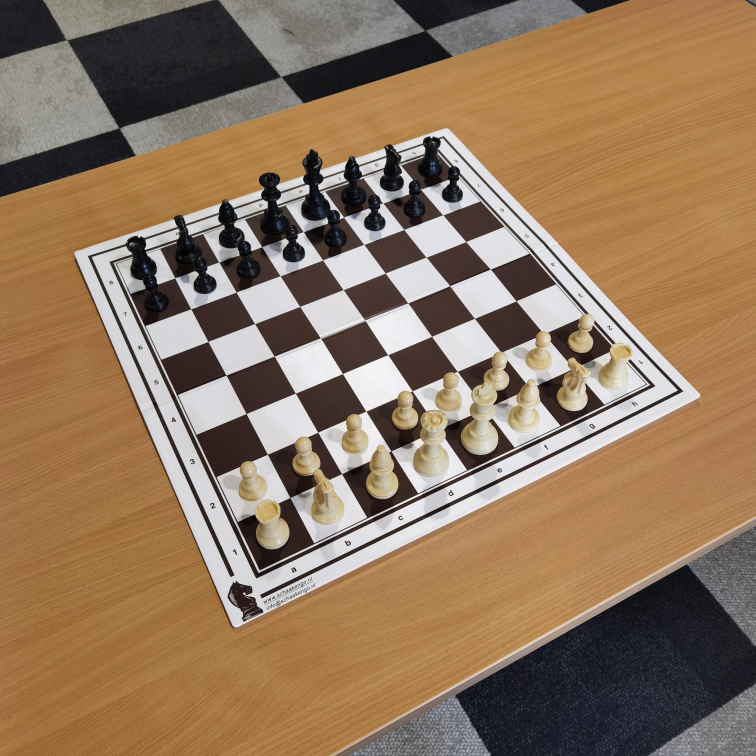
#> input picture data/image_0.jpg, 3024 x 3024 px (shown at 1/4 size)
$ jupyter execute --allow-errors main.ipynb
#> lines starting #> are read from the running program, lines starting #| are printed output that depends on the picture; after the words box and inside, x2 and y2 are one past the last pixel; in counts of white or black regions, pixels touching at a corner belong together
### BoardDetector Lattice Points/CornerExtractor.py
import torch
import numpy as np
from matplotlib import pyplot as plt

import cv2

from skimage.metrics import structural_similarity as ssim


# Function to compute intersection of a line with image borders
# [115 lines left out: functions get_line_points, intersection_polar, cross_bin_intersections, line_cross_center, cluster, not called in this run]


square_size = 32


# [15 lines left out: functions getStructBoard, warp, not called in this run]


def reverseWarp(src_pts, dst_pts, newSize):
    image = getStructBoard()
    return warp(dst_pts, src_pts, image, newSize)


# [7 lines left out: function calc_error, not called in this run]

    # intersection = np.logical_and(edges, warpped).sum()
    # return -(2.0 * intersection) / (edges.sum() + warpped.sum())

    # return ssim(edges.numpy(), warpped, data_range=1)


class CornerExtractor:
    # [18 lines left out: function __init__, not called in this run]

    def checkImage(self):
        if (self.img is None):
            raise ValueError("Image Missing")

    def checkEdges(self):
        if (self.edges is None):
            self.detectEdges()

    def checkLines(self):
        if (self.lines is None):
            self.detectLines()

    def checkClustered(self):
        if (self.clustered_lines is None):
            self.compute_clusteredLines()

    def checkLineBins(self):
        if (self.line_bins is None):
            self.compute_line_bins()

    def checkIntersections(self):
        if (self.intersections is None):
            self.compute_intersections()

    def checkClusteredIntersections(self):
        if (self.clustered_interesections is None):
            self.compute_clustered_intersections()

    def checkIntercepts(self):
        if (self.intercepts is None):
            self.compute_intercepts()

    def checkSquareFiltered(self):
        if (self.square_filtered_bins is None):
            self.compute_filtered_bins()

    def checkCentrals(self):
        if (self.centrals is None):
            self.compute_cross_centrals()

    def checkOrientedCentrals(self):
        if (self.oriented_centrals is None):
            self.compute_orient()

    # [12 lines left out: function clear, not called in this run]

    def setImg(self, x):
        self.clear()
        self.img = x

    # [202 lines left out: functions detectEdges, detectLines, getImageSize, apply, interactivePlot, plotLinesGraph and 2 more, not called in this run]

    def clustered_interactivePlot(self):
        self.checkClustered()
        self.interactivePlot(self.clustered_lines)

    def clustered_plotLinesGraph(self, showGrid=False):
        self.checkClustered()
        self.plotLinesGraph(self.clustered_lines, showGrid=showGrid)

    def clustered_overlayLines(self):
        self.checkClustered()
        self.overlayLines(self.clustered_lines)

    # [280 lines left out: functions compute_line_bins, preview_bins, compute_intersections, overlayIntersections, compute_clustered_intersections, compute_intercepts and 4 more, not called in this run]

### BoardDetector Lattice Points/main.ipynb
[cell 1]
import torch
import numpy as np
from matplotlib import pyplot as plt
from PIL import Image
import cv2

import os

import importlib
import CornerExtractor
importlib.reload(CornerExtractor)

[cell 2]
CE = CornerExtractor.CornerExtractor()

[cell 3]
i = 1
# i = 10

[cell 4]
# image_file_path = "/home/mostafaelfaggal/ChessReD/Chess Recognition Dataset (ChessReD)_2_all/chessred2k/images/87/G087_IMG035.jpg"
# image_file_path = "data/image1.jpg"
image_file_path = "../data/image_0.jpg"
# image_file_path = f"data/data2/image{i}.jpg"

img = np.array(Image.open(image_file_path))
#> img is the input picture: shape (3024, 3024, 3); mean R, G, B 145.2, 119.4, 94.1

[cell 5]
# %%timeit

img_gray = cv2.cvtColor(img, cv2.COLOR_RGB2GRAY)
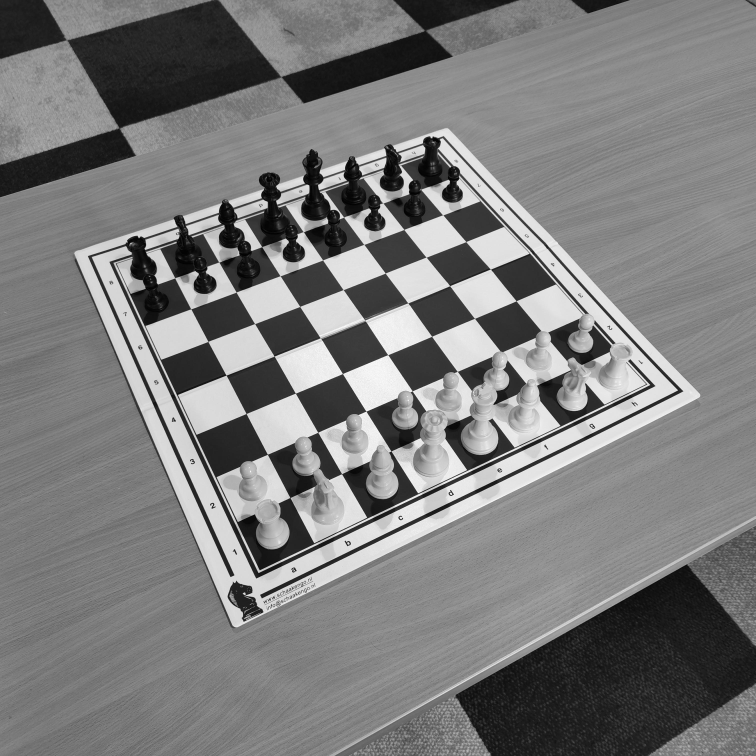
#> img_gray: shape (3024, 3024) (shown at 1/4 size); min 0, max 255, mean 124.2
# img_blur = cv2.GaussianBlur(img_gray, (3, 3), 1)
CE.setImg(img_gray)
#> (the rest of this cell did not finish here and is left out)

#> in detectEdges, `self.edges = cv2.Canny( self.img, self.EdgeThresholds[0], self.EdgeThr..`:
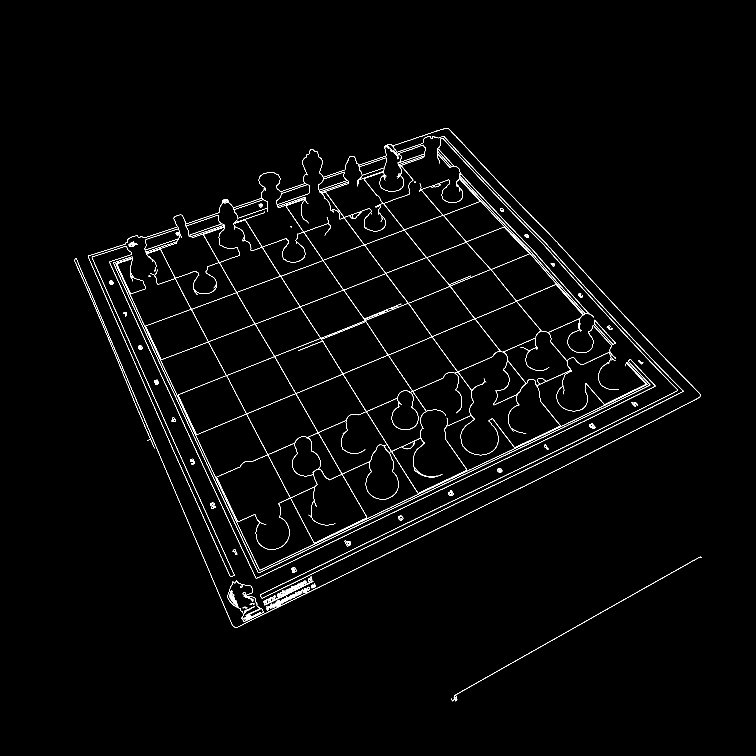
#> self.edges: shape (3024, 3024) (shown at 1/4 size); 0.97% white in thin lines or dots, all inside (x1, y1, x2, y2) = (298, 512, 2806, 2805)
#> in detectLines, `self.lines = cv2.HoughLines( self.edges, rho=self.LinesThresholds[0], ..`: self.lines = 99 rows, first 8: [2610, 1.12], [34.5, 2.71], [123, 2.74], [2595, 1.12], [27, 2.71], [-237, 2.62], [51, 2.71], [1575, 1.2]
#> (the call stopped at in detectLines, `self.lines = torch.tensor(self.lines).squeeze()`: torch is not available in this run)
#> in compute_clusteredLines, `lines = self.lines`: lines has the same summary as self.lines in detectLines
#> the loop in cluster, `for line in items:` made 1 pass
#> after the loop in cluster, `for line in items:`: grid = 0 items

[cell 6]
i += 1
i

[cell 7]
# CE.overlayIntersections(CE.compute_cross_centrals())
plt.imshow(CE.edges);
#> (the rest of this cell did not finish here and is left out)

#> (a cell that did not finish here is left out)

#> the loop in cluster (call 2), `for line in items:` made 1 pass
plt.imshow(CE.img);
# plt.imshow(CE.edges);
plt.imshow(img_warpped, cmap='Reds', alpha=img_warpped);
M, error

#> (a cell that did not finish here is left out)

#> (a cell that did not finish here is left out)

[cell 11]
resized_image = cv2.erode(cv2.dilate(cv2.resize(CE.edges, (640, 640)), np.ones((3,3)), iterations=2), np.ones((3,3)),iterations=1)/255
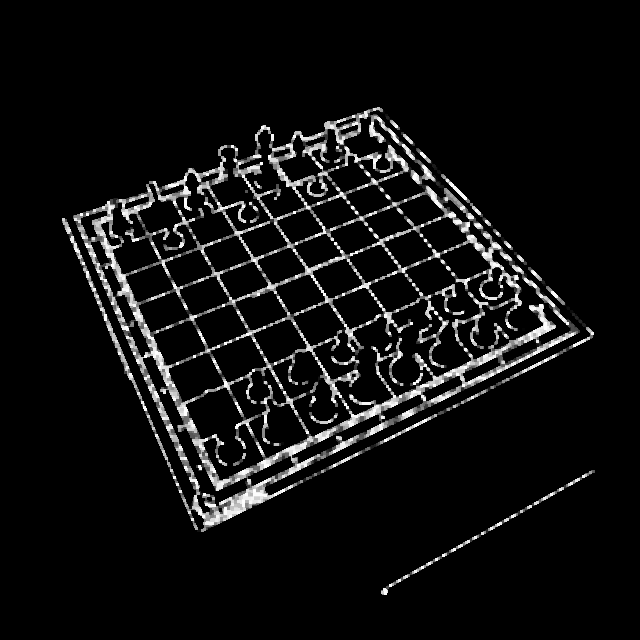
#> resized_image: shape (640, 640) float64; min 0, max 1, mean 0.0639
plt.imshow(resized_image);

[cell 12]
plt.imshow(img);

[cell 13]
plt.imshow(CE.img);

[cell 14]
plt.imshow(CE.edges);

#> (a cell that did not finish here is left out)

#> in plotLinesGraph, `lines = self.lines`: lines has the same summary as self.lines in detectLines

#> (a cell that did not finish here is left out)

#> in overlayLines, `lines = self.lines`: lines has the same summary as self.lines in detectLines
#> the loop in overlayLines, `for line in lines:` made 1 pass

[cell 17]
filtered_lines = CE.clustered_lines
#> (the rest of this cell did not finish here and is left out)

#> (a cell that did not finish here is left out)


#> (a cell that did not finish here is left out)

CE.lines.shape, CE.clustered_lines.shape

#> (a cell that did not finish here is left out)

CE.intersections.shape

#> (a cell that did not finish here is left out)


#> (a cell that did not finish here is left out)

CE.overlayIntersections(CE.centrals)

[cell 23]
deltas = (80,80)
CE.compute_clustered_intersections(deltas=deltas)
CE.overlayIntersections(CE.clustered_interesections)
CE.intersections.shape, CE.clustered_interesections.shape

[cell 24]
points_bins = CE.compute_intercepts()
len(points_bins), points_bins[0].shape, points_bins[1].shape

[cell 25]
CE.preview_bins(CE.compute_filtered_bins())
CE.square_filtered_bins[0][:,1].mean(), CE.square_filtered_bins[1][:,1].mean()

[cell 26]
CE.overlayIntersections(CE.compute_intersections(CE.compute_filtered_bins()))

$ run again, with data/image1.jpg copied over data/image_0.jpg
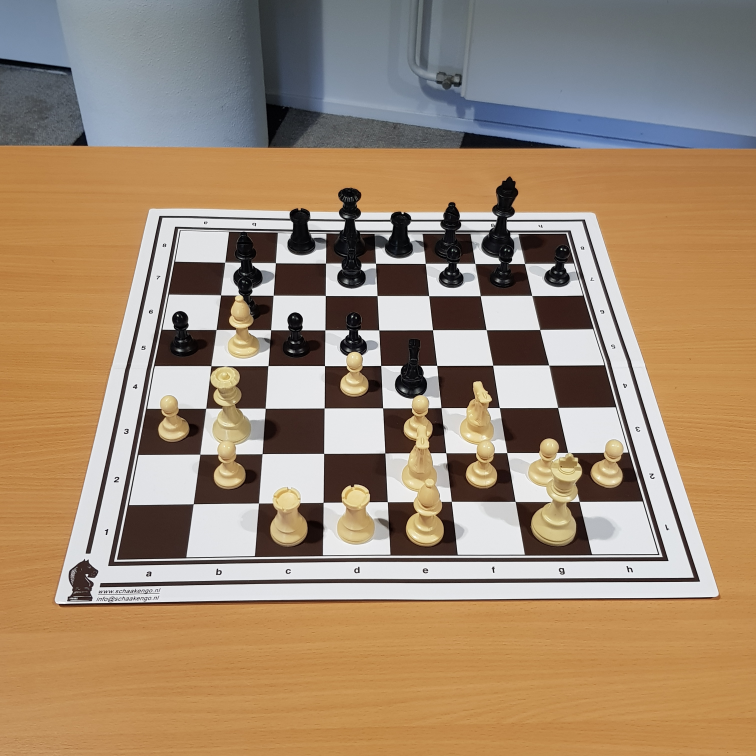
#> input picture data/image1.jpg, 3024 x 3024 px (shown at 1/4 size)
#> img is the input picture: shape (3024, 3024, 3); mean R, G, B 160.6, 137.7, 113.4
#> in detectEdges, `self.edges = cv2.Canny( self.img, self.EdgeThresholds[0], self.EdgeThr..`:
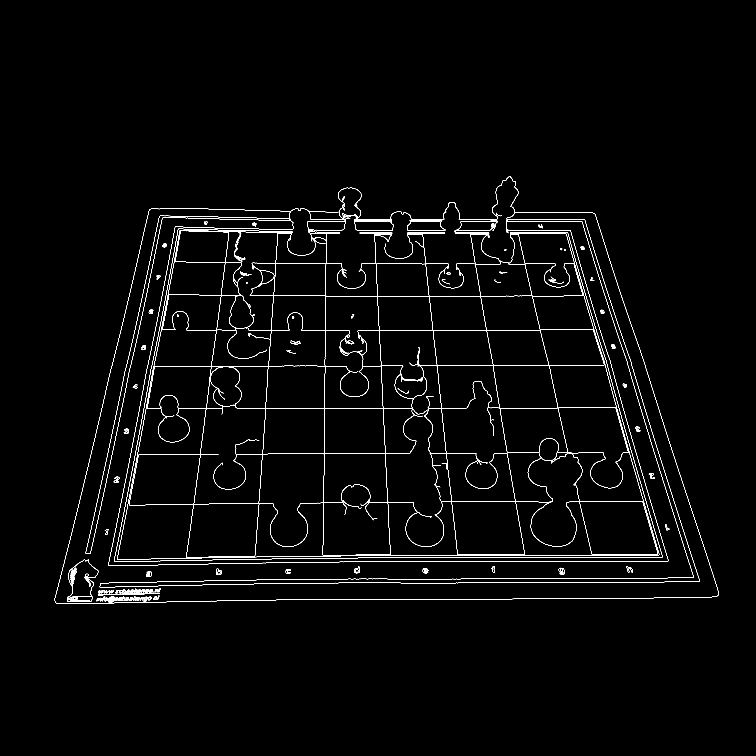
#> self.edges: shape (3024, 3024) (shown at 1/4 size); 0.96% white in thin lines or dots, all inside (x1, y1, x2, y2) = (218, 705, 2875, 2416)
#> self.lines = 77 rows, first 8: [2230.5, 1.57], [2221.5, 1.57], [1183.5, 1.57], [1173, 0.0698], [2245.5, 1.55], [922.5, 1.57], [2254.5, 1.55], [1633.5, 1.57]
#> in compute_clusteredLines, `lines = self.lines`: lines has the same summary as self.lines in detectLines
#> the loop in cluster, `for line in items:` made 1 pass
#> after the loop in cluster, `for line in items:`: grid = 0 items
#> the loop in cluster (call 2), `for line in items:` made 1 pass
#> `resized_image = cv2.erode(cv2.dilate(cv2.resize(CE.edges, (640, 640)),..`:
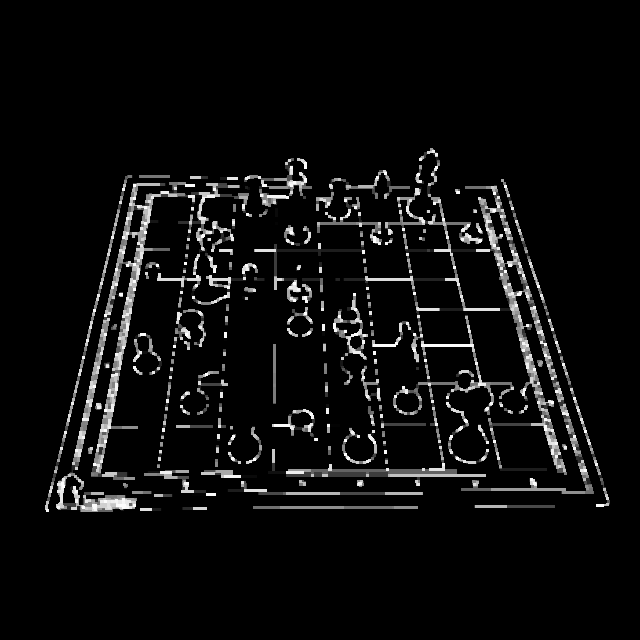
#> resized_image: shape (640, 640) float64; min 0, max 1, mean 0.0508
#> in plotLinesGraph, `lines = self.lines`: lines has the same summary as self.lines in detectLines
#> in overlayLines, `lines = self.lines`: lines has the same summary as self.lines in detectLines
#> the loop in overlayLines, `for line in lines:` made 1 pass

$ run again, with data/image2.jpg copied over data/image_0.jpg
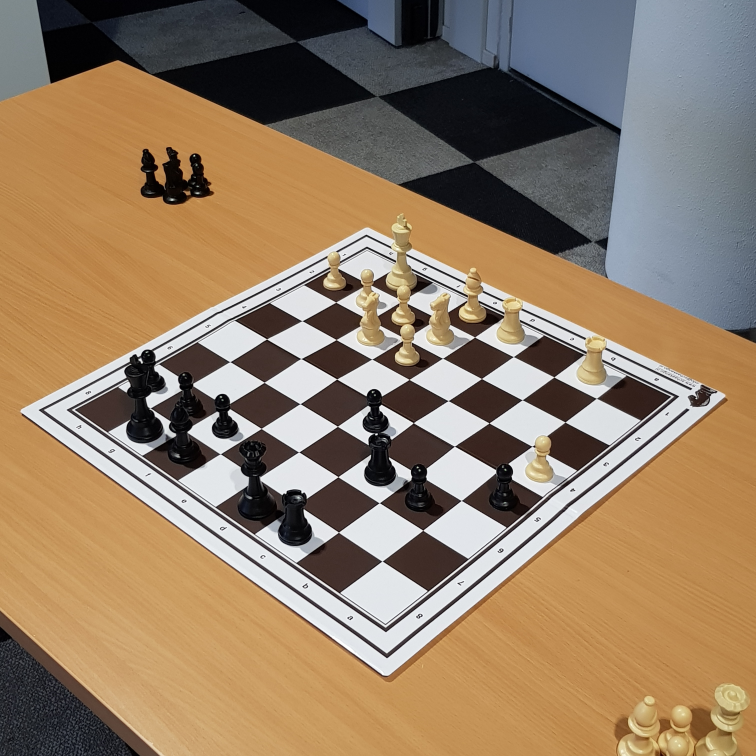
#> input picture data/image2.jpg, 3024 x 3024 px (shown at 1/4 size)
#> img is the input picture: shape (3024, 3024, 3); mean R, G, B 148.3, 126.3, 102.1
#> in detectEdges, `self.edges = cv2.Canny( self.img, self.EdgeThresholds[0], self.EdgeThr..`:
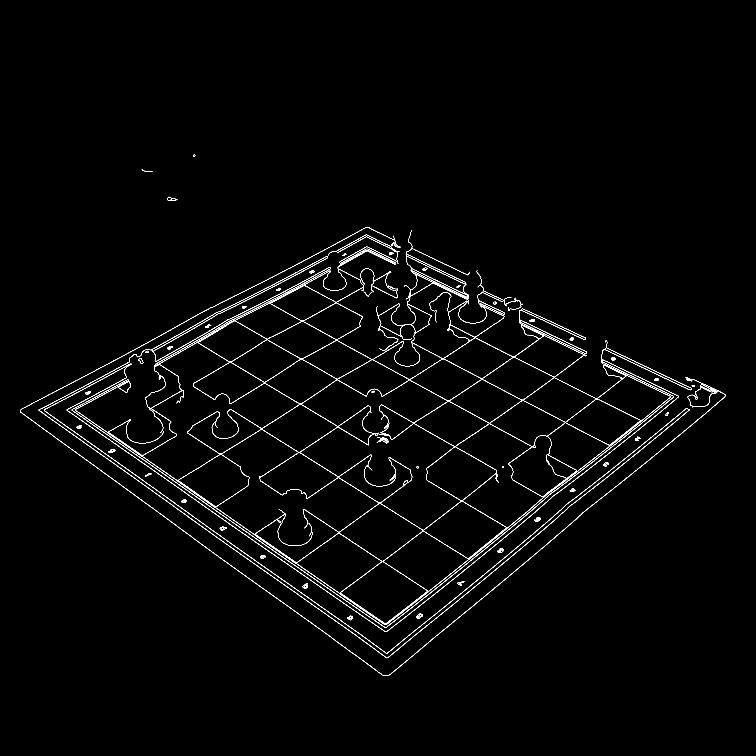
#> self.edges: shape (3024, 3024) (shown at 1/4 size); 0.93% white in thin lines or dots, all inside (x1, y1, x2, y2) = (81, 619, 2902, 2704)
#> self.lines = 133 rows, first 8: [1285.5, 2.2], [1189.5, 2.18], [1177.5, 2.18], [250.5, 2.02], [766.5, 2.11], [1251, 2.18], [1168.5, 2.18], [2928, 0.908]
#> in compute_clusteredLines, `lines = self.lines`: lines has the same summary as self.lines in detectLines
#> the loop in cluster, `for line in items:` made 1 pass
#> after the loop in cluster, `for line in items:`: grid = 0 items
#> the loop in cluster (call 2), `for line in items:` made 1 pass
#> `resized_image = cv2.erode(cv2.dilate(cv2.resize(CE.edges, (640, 640)),..`:
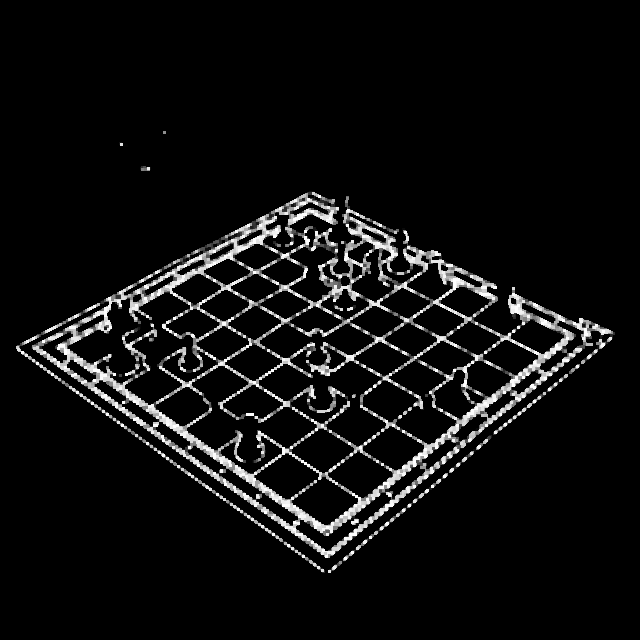
#> resized_image: shape (640, 640) float64; min 0, max 1, mean 0.0616
#> in plotLinesGraph, `lines = self.lines`: lines has the same summary as self.lines in detectLines
#> in overlayLines, `lines = self.lines`: lines has the same summary as self.lines in detectLines
#> the loop in overlayLines, `for line in lines:` made 1 pass

$ run again, with data/image3.jpg copied over data/image_0.jpg
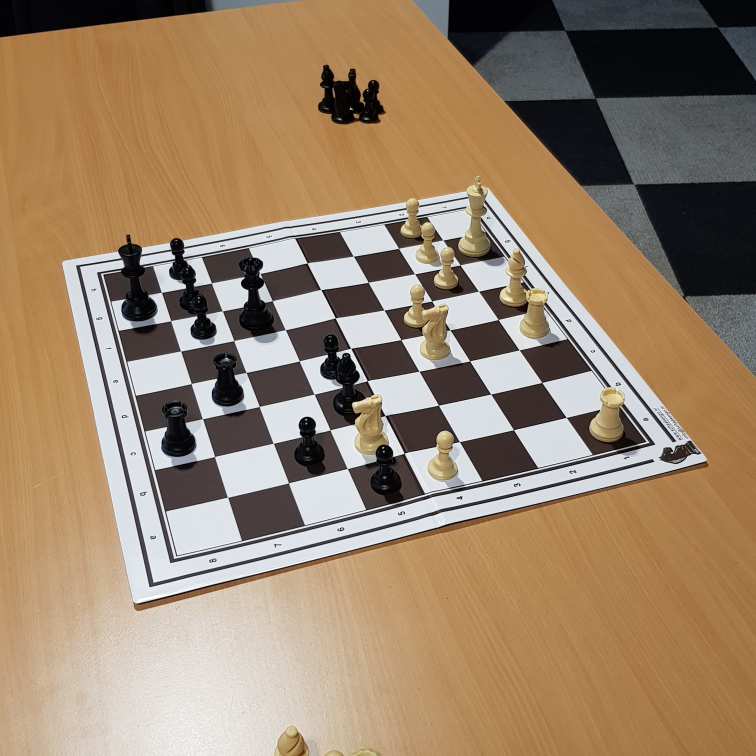
#> input picture data/image3.jpg, 3024 x 3024 px (shown at 1/4 size)
#> img is the input picture: shape (3024, 3024, 3); mean R, G, B 155, 132, 107.6
#> in detectEdges, `self.edges = cv2.Canny( self.img, self.EdgeThresholds[0], self.EdgeThr..`:
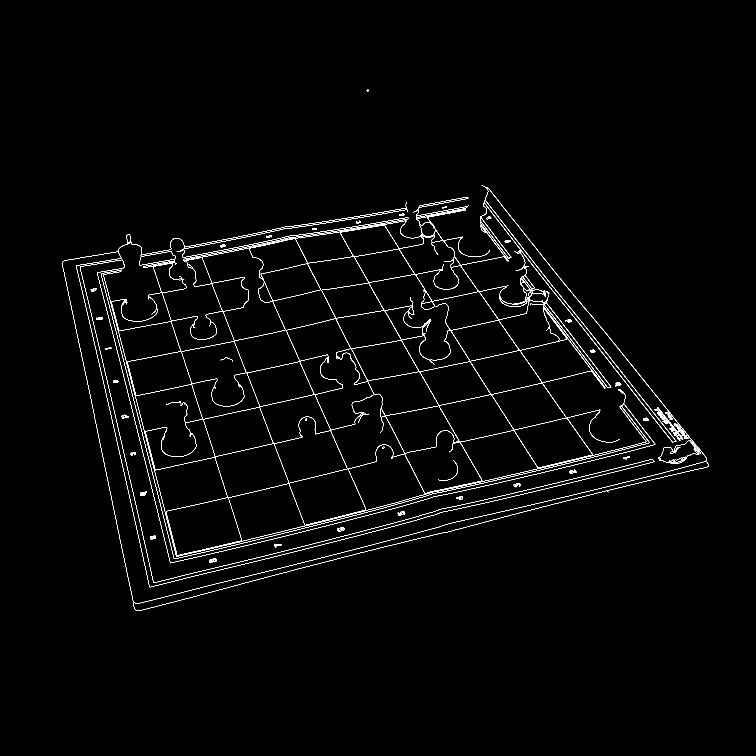
#> self.edges: shape (3024, 3024) (shown at 1/4 size); 0.83% white in thin lines or dots, all inside (x1, y1, x2, y2) = (247, 359, 2834, 2444)
#> self.lines = 93 rows, first 8: [2425.5, 1.33], [2475, 1.33], [-75, 2.91], [-58.5, 2.91], [-1044, 2.46], [-898.5, 2.53], [2413.5, 1.33], [-709.5, 2.62]
#> in compute_clusteredLines, `lines = self.lines`: lines has the same summary as self.lines in detectLines
#> the loop in cluster, `for line in items:` made 1 pass
#> after the loop in cluster, `for line in items:`: grid = 0 items
#> the loop in cluster (call 2), `for line in items:` made 1 pass
#> `resized_image = cv2.erode(cv2.dilate(cv2.resize(CE.edges, (640, 640)),..`:
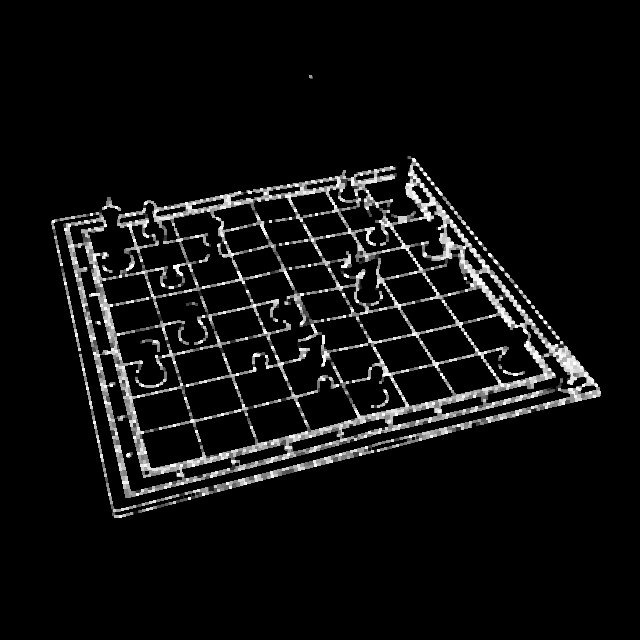
#> resized_image: shape (640, 640) float64; min 0, max 1, mean 0.0604
#> in plotLinesGraph, `lines = self.lines`: lines has the same summary as self.lines in detectLines
#> in overlayLines, `lines = self.lines`: lines has the same summary as self.lines in detectLines
#> the loop in overlayLines, `for line in lines:` made 1 pass
